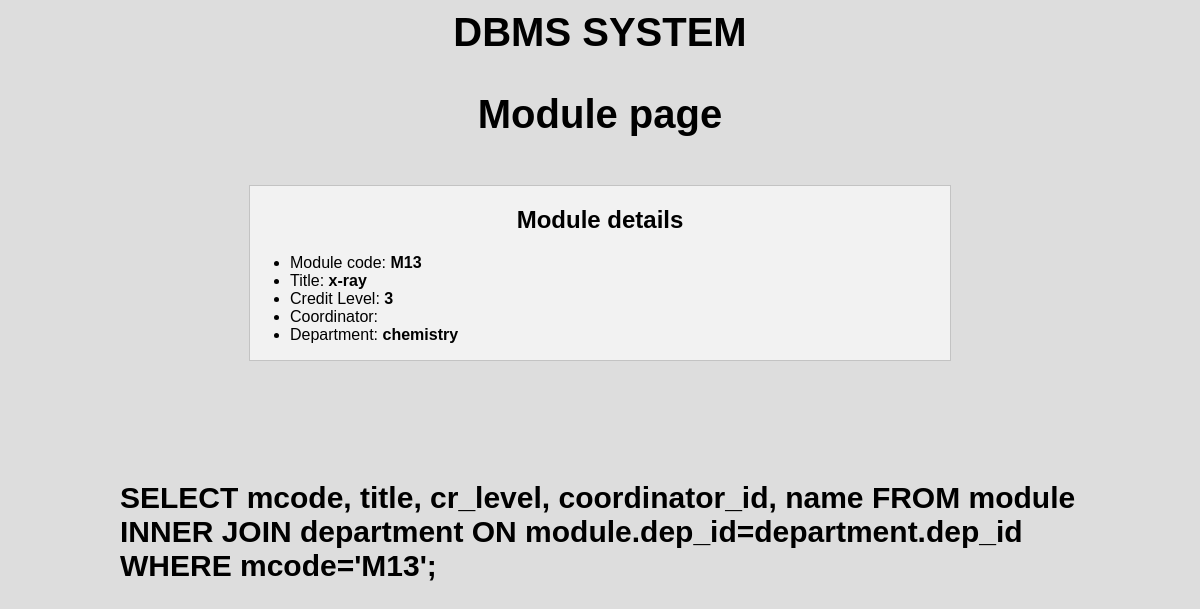
The page /admin/module.php?mcode=M13 on the database as committed earlier.
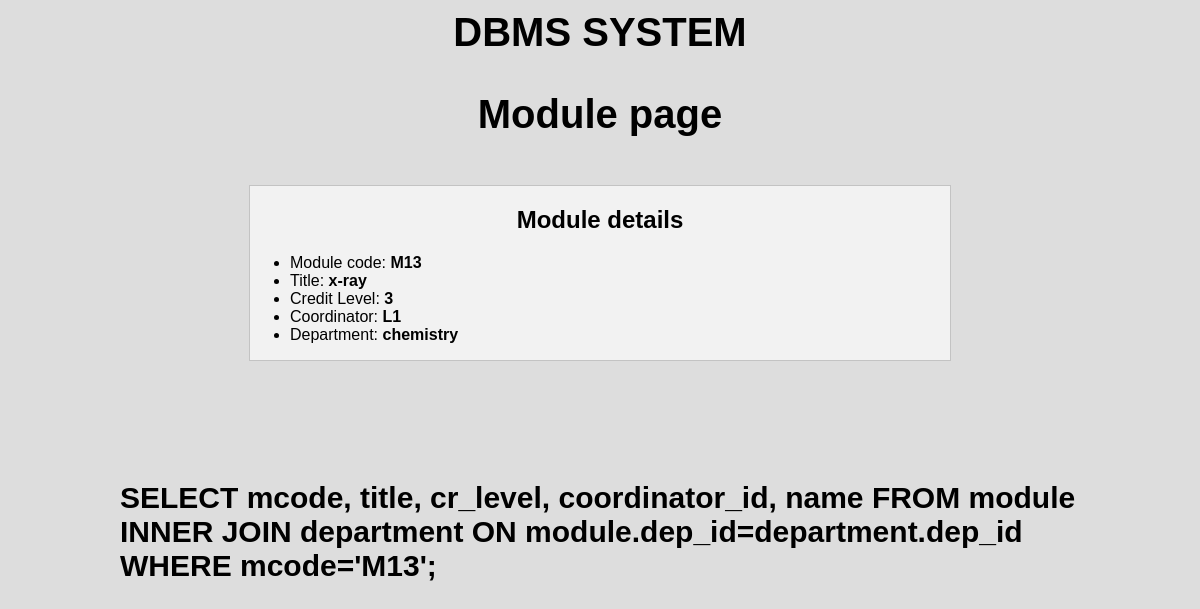
The same page on the database as committed later.
### tables this page shows
CREATE TABLE `module` (
  `mcode` varchar(50) NOT NULL,
  `title` varchar(50) NOT NULL,
  `cr_level` int(11) NOT NULL,
  `coordinator_id` varchar(50) NOT NULL,
  `d_id` varchar(50) NOT NULL,
  `dep_id` varchar(50) NOT NULL,
  `semester` int(11) NOT NULL
);

CREATE TABLE `department` (
  `dep_id` varchar(50) NOT NULL,
  `name` varchar(225) NOT NULL
);

### admin/module.php (the view, shortened to what this page needs)
<?php
if(isset($_GET["mcode"])){
    include_once("config.php");
    $mcode = $_GET["mcode"];
    $sql1 = "SELECT mcode, title, cr_level, coordinator_id, name FROM module INNER JOIN department ON module.dep_id=department.dep_id WHERE mcode='$mcode';";
    $result1 = mysqli_query($con, $sql1) or die(mysqli_error($con));
    if(mysqli_num_rows($result1)>0){
        $str = '';
        while($row=mysqli_fetch_assoc($result1)){
            $str .= "<li>Module code: <b>$row[mcode]</b></li>";
            $str .= "<li>Title: <b>$row[title]</b></li>";
            $str .= "<li>Credit Level: <b>$row[cr_level]</b></li>";
            $str .= "<li>Coordinator: <b>$row[coordinator_id]</b></li>";
            $str .= "<li>Department: <b>$row[name]</b></li>";
        }
    }else{
        $str = "<li>No data</li>";
    }
}
 ?>
 <!DOCTYPE html>
<html>
<head>
    <link rel="stylesheet" href="../css/form.css?modified=205209">
    <link rel="stylesheet" href="../css/test.css?modified=200394">
    <link rel="stylesheet" href="../css/tab.css?modified=200209">
    <link rel="stylesheet" href="../css/navbar.css?modified=20209">
</head>
<body>
    <a href="index.php"><h1>DBMS System</h1></a>
        <h1>Module page</h1>
        <div class="container-main2">
            <h2>Module details</h2>
            <ul>
                <?php if(isset($str)){echo $str; } ?>
            </ul>
        </div>
        <div id="msg">
            <?php echo $sql1; ?>
        </div>
    </body>
</html>

Rows that differ between the two databases and show on the page:
changed module "x-ray": coordinator (not shown) → "L1"
